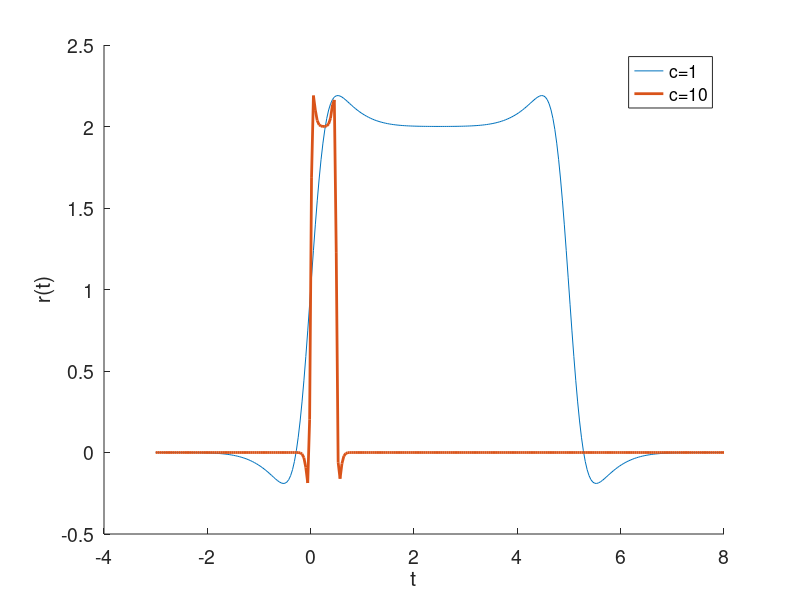
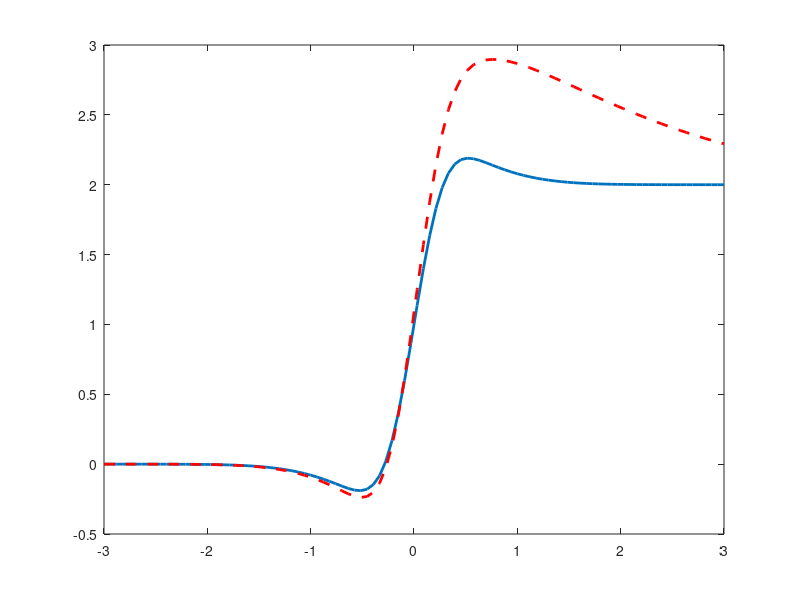

Here is the MATLAB script that generated these plots, in order: (Note: this script raises an error after producing the figures.)
% Code to solve exercises on receptive fields in Chapter 19

clear all
close all
clc

s1 = 3;
s2 = 1;
g1 = 3;
g2 = 1;
c = 1;

t = linspace(-3,3,100);
f = @(x) g1*s1*exp(-s1*s1.*x.*x)/pi^0.5 - g2*s2*exp(-s2*s2.*x.*x)/pi^0.5;   % The receptive field as a sum of Gaussians
transient = @(x,t) f(x).*(t-x/c).*exp(x/c-t);                               % transient response assuming a non-instantaneous response
R = (g1/2)*(1 + erf(s1*c*t)) - (g2/2)*(1 + erf(s2*c*t));                    % response to a semi-infinite bar moving at speed c

% Calculate moving bar response numerically. You can probably do this more
% efficiently. Oh dear.
for i=1:100
steady_f(i) = integral(f,-Inf,c*t(i));
transient_f(i) = integral(@(x)transient(x,t(i)),-Inf,c*t(i));
end

figure(1)
plot(t,R,'LineWidth',2)
hold on
%plot(t,steady_f,'r--','LineWidth',2)
plot(t,steady_f + transient_f,'r--','LineWidth',2)


%% Now calculate the response to a moving bar, width w

t = linspace(-3,8,300);
w = 5;
c=1;
R1 = (g1/2)*erf(s1*c*t) - (g2/2)*erf(s2*c*t) - (g1/2)*erf(s1*(c*t-w)) + (g2/2)*erf(s2*(c*t-w));     
c=10;
R2 = (g1/2)*erf(s1*c*t) - (g2/2)*erf(s2*c*t) - (g1/2)*erf(s1*(c*t-w)) + (g2/2)*erf(s2*(c*t-w));                   

figure(2)
plot(t,R1,t,R2,'LineWidth',2)
set(gca,'Fontsize',14)
xlabel('t')
ylabel('r(t)')
box off
legend('c=1','c=10')

saveas(2,'../../Math-Physiol-3rd-Edition/figures/chap_19_retina/exercises/receptive_field.png')

%% Now calculate the response to a step and a bar, when the response is not instantaneous

c = 1;
w = 8;
n = 200;
t = linspace(-2,20,n);
imp = @(t)(1.2*t.*exp(-t) - 0.45*t.^2.*exp(-t)).*heaviside(t);

for i = 1:n
step_response(i) = integral(@(s)imp(t(i)-s),0,t(i));
end

figure(3)
plot(t,imp(t),t,step_response,'LineWidth',2)
set(gca,'Fontsize',14)
xlabel('t')
ylabel('r(t)')
box off
legend('impulse response','step response')
saveas(3,'../../Math-Physiol-3rd-Edition/figures/chap_19_retina/exercises/receptive_field_2.png')

% Finally, calculate the response to a moving step, when the response is
% not instantaneous
c=1;
stim = @(x,t)heaviside(c*t-x) - heaviside(c*t-x-w);
for i = 1:n
bar_response1(i) = integral2(@(s,x)1.*imp(t(i)-s).*f(x),0,t(i),c*t(i)-w,c*t(i));
end
c=8;
stim = @(x,t)heaviside(c*t-x) - heaviside(c*t-x-w);
for i = 1:n
bar_response2(i) = integral2(@(s,x)1.*imp(t(i)-s).*f(x),0,t(i),c*t(i)-w,c*t(i));
end

figure(4)
plot(t,bar_response1,t,bar_response2,'r','LineWidth',2)
set(gca,'Fontsize',14)
xlabel('t')
ylabel('r(t)')
box off
legend('c=1','c=8')
saveas(4,'../../Math-Physiol-3rd-Edition/figures/chap_19_retina/exercises/receptive_field_3.png')
